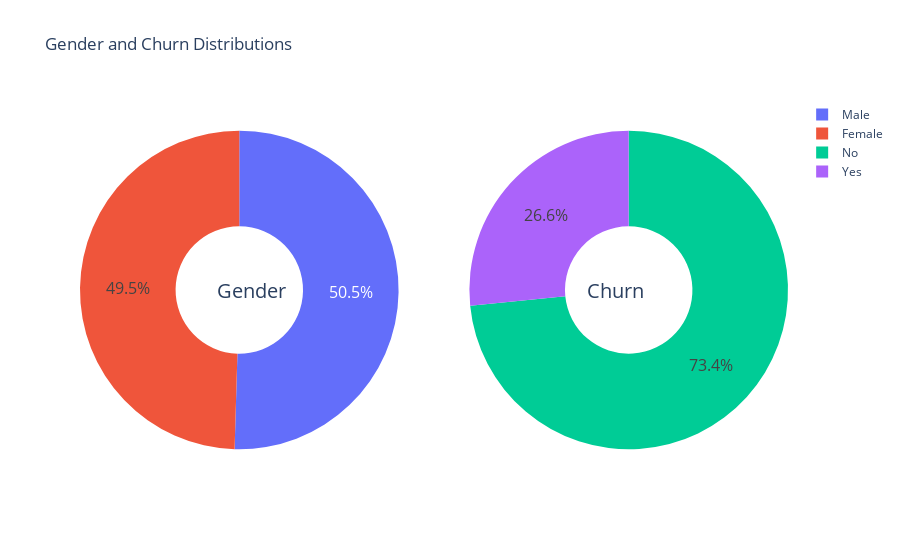

The code cell stored with this chart in its notebook:
### Markdown cell above
#### 2.1 Mối quan hệ giữa giới tính (Gender) và tỉ lệ rời bỏ

### Code cell
g_labels = ['Male', 'Female']
c_labels = ['No', 'Yes']
# Create subplots: use 'domain' type for Pie subplot
fig = make_subplots(rows=1, cols=2, specs=[[{'type':'domain'}, {'type':'domain'}]])
fig.add_trace(go.Pie(labels=g_labels, values=data['gender'].value_counts(), name="Gender"),
              1, 1)
fig.add_trace(go.Pie(labels=c_labels, values=data['Churn'].value_counts(), name="Churn"),
              1, 2)

# Use `hole` to create a donut-like pie chart
fig.update_traces(hole=.4, hoverinfo="label+percent+name", textfont_size=16)

fig.update_layout(
    title_text="Gender and Churn Distributions",
    # Add annotations in the center of the donut pies.
    annotations=[dict(text='Gender', x=0.19, y=0.5, font_size=20, showarrow=False),
                 dict(text='Churn', x=0.8, y=0.5, font_size=20, showarrow=False)])
fig.show()

### Figure 1 — Plotly figure (JSON) as saved in the notebook; plotly's stock layout.template omitted (floating-point values rounded to 4 significant figures)
{"data": [{"domain": {"x": [0, 0.45], "y": [0, 1]}, "hole": 0.4, "hoverinfo": "label+percent+name", "labels": ["Male", "Female"], "name": "Gender", "textfont": {"size": 16}, "type": "pie", "values": [3549, 3483]}, {"domain": {"x": [0.55, 1], "y": [0, 1]}, "hole": 0.4, "hoverinfo": "label+percent+name", "labels": ["No", "Yes"], "name": "Churn", "textfont": {"size": 16}, "type": "pie", "values": [5163, 1869]}], "layout": {"annotations": [{"font": {"size": 20}, "showarrow": false, "text": "Gender", "x": 0.19, "y": 0.5}, {"font": {"size": 20}, "showarrow": false, "text": "Churn", "x": 0.8, "y": 0.5}], "title": {"text": "Gender and Churn Distributions"}}}
